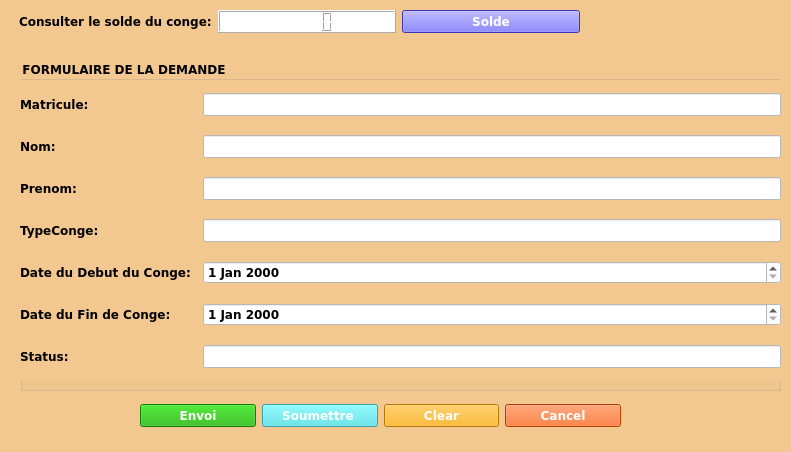
<?xml version="1.0" encoding="UTF-8"?>
<ui version="4.0">
 <class>WindowEmploye</class>
 <widget class="QMainWindow" name="WindowEmploye">
  <property name="geometry">
   <rect>
    <x>0</x>
    <y>0</y>
    <width>791</width>
    <height>452</height>
   </rect>
  </property>
  <property name="sizePolicy">
   <sizepolicy hsizetype="Fixed" vsizetype="Fixed">
    <horstretch>0</horstretch>
    <verstretch>0</verstretch>
   </sizepolicy>
  </property>
  <property name="windowTitle">
   <string>EMPLOYER</string>
  </property>
  <property name="styleSheet">
   <string notr="true">background-color: rgb(242, 200, 144);</string>
  </property>
  <widget class="QWidget" name="centralwidget">
   <widget class="QGroupBox" name="groupBox_2">
    <property name="geometry">
     <rect>
      <x>20</x>
      <y>60</y>
      <width>761</width>
      <height>331</height>
     </rect>
    </property>
    <property name="font">
     <font>
      <family>Verdana</family>
      <weight>75</weight>
      <bold>true</bold>
     </font>
    </property>
    <property name="title">
     <string>FORMULAIRE DE LA DEMANDE</string>
    </property>
    <widget class="QWidget" name="gridLayoutWidget_3">
     <property name="geometry">
      <rect>
       <x>0</x>
       <y>20</y>
       <width>761</width>
       <height>301</height>
      </rect>
     </property>
     <layout class="QGridLayout" name="gridLayout_3">
      <item row="2" column="2">
       <widget class="QLineEdit" name="lineEditNom">
        <property name="font">
         <font>
          <family>Verdana</family>
          <weight>75</weight>
          <bold>true</bold>
         </font>
        </property>
        <property name="styleSheet">
         <string notr="true">background-color: rgb(255, 255, 255);</string>
        </property>
       </widget>
      </item>
      <item row="6" column="2">
       <widget class="QDateEdit" name="dateEditFin">
        <property name="font">
         <font>
          <family>Verdana</family>
          <weight>75</weight>
          <bold>true</bold>
         </font>
        </property>
        <property name="styleSheet">
         <string notr="true">background-color: rgb(255, 255, 255);</string>
        </property>
       </widget>
      </item>
      <item row="12" column="2">
       <widget class="QLineEdit" name="lineEditStatuts">
        <property name="font">
         <font>
          <family>Verdana</family>
          <weight>75</weight>
          <bold>true</bold>
         </font>
        </property>
        <property name="styleSheet">
         <string notr="true">background-color: rgb(255, 255, 255);</string>
        </property>
       </widget>
      </item>
      <item row="2" column="0">
       <widget class="QLabel" name="labelNom">
        <property name="font">
         <font>
          <family>Verdana</family>
          <weight>75</weight>
          <bold>true</bold>
         </font>
        </property>
        <property name="text">
         <string>Nom:</string>
        </property>
       </widget>
      </item>
      <item row="4" column="2">
       <widget class="QLineEdit" name="lineEditType">
        <property name="font">
         <font>
          <family>Verdana</family>
          <weight>75</weight>
          <bold>true</bold>
         </font>
        </property>
        <property name="styleSheet">
         <string notr="true">background-color: rgb(255, 255, 255);</string>
        </property>
       </widget>
      </item>
      <item row="0" column="2">
       <widget class="QLineEdit" name="lineEditMatricule">
        <property name="font">
         <font>
          <family>Verdana</family>
          <weight>75</weight>
          <bold>true</bold>
         </font>
        </property>
        <property name="styleSheet">
         <string notr="true">
background-color: rgb(255, 255, 255);</string>
        </property>
       </widget>
      </item>
      <item row="4" column="0">
       <widget class="QLabel" name="labelType">
        <property name="font">
         <font>
          <family>Verdana</family>
          <weight>75</weight>
          <bold>true</bold>
         </font>
        </property>
        <property name="text">
         <string>TypeConge:</string>
        </property>
       </widget>
      </item>
      <item row="5" column="0">
       <widget class="QLabel" name="labelDateDebut">
        <property name="font">
         <font>
          <family>Verdana</family>
          <weight>75</weight>
          <bold>true</bold>
         </font>
        </property>
        <property name="text">
         <string>Date du Debut du Conge:</string>
        </property>
       </widget>
      </item>
      <item row="3" column="2">
       <widget class="QLineEdit" name="lineEditPrenom">
        <property name="font">
         <font>
          <family>Verdana</family>
          <weight>75</weight>
          <bold>true</bold>
         </font>
        </property>
        <property name="styleSheet">
         <string notr="true">background-color: rgb(255, 255, 255);</string>
        </property>
       </widget>
      </item>
      <item row="6" column="0">
       <widget class="QLabel" name="labelDateFin">
        <property name="font">
         <font>
          <family>Verdana</family>
          <weight>75</weight>
          <bold>true</bold>
         </font>
        </property>
        <property name="text">
         <string>Date du Fin de Conge:</string>
        </property>
       </widget>
      </item>
      <item row="5" column="2">
       <widget class="QDateEdit" name="dateEditDebut">
        <property name="font">
         <font>
          <family>Verdana</family>
          <weight>75</weight>
          <bold>true</bold>
         </font>
        </property>
        <property name="styleSheet">
         <string notr="true">background-color: rgb(255, 255, 255);</string>
        </property>
       </widget>
      </item>
      <item row="3" column="0">
       <widget class="QLabel" name="labelPrenom">
        <property name="font">
         <font>
          <family>Verdana</family>
          <weight>75</weight>
          <bold>true</bold>
         </font>
        </property>
        <property name="text">
         <string>Prenom:</string>
        </property>
       </widget>
      </item>
      <item row="0" column="0" colspan="2">
       <widget class="QLabel" name="labelMatricule">
        <property name="font">
         <font>
          <family>Verdana</family>
          <weight>75</weight>
          <bold>true</bold>
         </font>
        </property>
        <property name="text">
         <string>Matricule:</string>
        </property>
       </widget>
      </item>
      <item row="12" column="0">
       <widget class="QLabel" name="labelStatus">
        <property name="font">
         <font>
          <family>Verdana</family>
          <weight>75</weight>
          <bold>true</bold>
         </font>
        </property>
        <property name="text">
         <string>Status:</string>
        </property>
       </widget>
      </item>
     </layout>
    </widget>
   </widget>
   <widget class="QWidget" name="gridLayoutWidget_2">
    <property name="geometry">
     <rect>
      <x>19</x>
      <y>10</y>
      <width>561</width>
      <height>51</height>
     </rect>
    </property>
    <layout class="QGridLayout" name="gridLayout_2">
     <item row="0" column="0">
      <widget class="QLabel" name="label_10">
       <property name="font">
        <font>
         <family>Verdana</family>
         <weight>75</weight>
         <bold>true</bold>
        </font>
       </property>
       <property name="text">
        <string>Consulter le solde du conge:</string>
       </property>
      </widget>
     </item>
     <item row="0" column="1">
      <widget class="QLCDNumber" name="lcdNumber">
       <property name="font">
        <font>
         <family>Verdana</family>
         <weight>75</weight>
         <bold>true</bold>
        </font>
       </property>
       <property name="styleSheet">
        <string notr="true">background-color: rgb(255, 255, 255);</string>
       </property>
      </widget>
     </item>
     <item row="0" column="2">
      <widget class="QPushButton" name="pushButtonSolde">
       <property name="font">
        <font>
         <family>Verdana</family>
         <weight>75</weight>
         <bold>true</bold>
        </font>
       </property>
       <property name="styleSheet">
        <string notr="true">background-color: rgb(85, 73, 255);
color: rgb(255, 255, 255);</string>
       </property>
       <property name="text">
        <string>Solde</string>
       </property>
       <property name="icon">
        <iconset resource="MesRessources.qrc">
         <normaloff>:/Images/solde.png</normaloff>:/Images/solde.png</iconset>
       </property>
      </widget>
     </item>
     <item row="1" column="0">
      <widget class="QLabel" name="labelNom_2">
       <property name="font">
        <font>
         <family>Verdana</family>
         <weight>75</weight>
         <bold>true</bold>
        </font>
       </property>
       <property name="text">
        <string/>
       </property>
      </widget>
     </item>
     <item row="1" column="1">
      <widget class="QLabel" name="labelPrenom_2">
       <property name="font">
        <font>
         <family>Verdana</family>
         <weight>75</weight>
         <bold>true</bold>
        </font>
       </property>
       <property name="text">
        <string/>
       </property>
      </widget>
     </item>
    </layout>
   </widget>
   <widget class="QWidget" name="gridLayoutWidget">
    <property name="geometry">
     <rect>
      <x>140</x>
      <y>400</y>
      <width>481</width>
      <height>31</height>
     </rect>
    </property>
    <layout class="QGridLayout" name="gridLayout">
     <item row="0" column="2">
      <widget class="QPushButton" name="pushButtonClear">
       <property name="font">
        <font>
         <family>Verdana</family>
         <weight>75</weight>
         <bold>true</bold>
        </font>
       </property>
       <property name="styleSheet">
        <string notr="true">background-color: rgb(255, 170, 0);
color: rgb(255, 255, 255);</string>
       </property>
       <property name="text">
        <string>Clear</string>
       </property>
       <property name="icon">
        <iconset resource="MesRessources.qrc">
         <normaloff>:/Images/clear.png</normaloff>:/Images/clear.png</iconset>
       </property>
       <property name="iconSize">
        <size>
         <width>20</width>
         <height>20</height>
        </size>
       </property>
      </widget>
     </item>
     <item row="0" column="0">
      <widget class="QPushButton" name="pushButtonCreateDemande">
       <property name="font">
        <font>
         <family>Verdana</family>
         <weight>75</weight>
         <bold>true</bold>
        </font>
       </property>
       <property name="styleSheet">
        <string notr="true">background-color: rgb(23, 175, 0);
color: rgb(255, 255, 255);</string>
       </property>
       <property name="text">
        <string>Envoi</string>
       </property>
       <property name="icon">
        <iconset resource="MesRessources.qrc">
         <normaloff>:/Images/send.png</normaloff>:/Images/send.png</iconset>
       </property>
       <property name="iconSize">
        <size>
         <width>20</width>
         <height>20</height>
        </size>
       </property>
      </widget>
     </item>
     <item row="0" column="3">
      <widget class="QPushButton" name="pushButtonCancel">
       <property name="font">
        <font>
         <family>Verdana</family>
         <weight>75</weight>
         <bold>true</bold>
        </font>
       </property>
       <property name="styleSheet">
        <string notr="true">background-color: rgb(255, 85, 0);
color: rgb(255, 255, 255);
</string>
       </property>
       <property name="text">
        <string>Cancel</string>
       </property>
       <property name="icon">
        <iconset resource="MesRessources.qrc">
         <normaloff>:/Images/cancel.png</normaloff>:/Images/cancel.png</iconset>
       </property>
       <property name="iconSize">
        <size>
         <width>20</width>
         <height>20</height>
        </size>
       </property>
      </widget>
     </item>
     <item row="0" column="1">
      <widget class="QPushButton" name="pushButtonSoumet">
       <property name="font">
        <font>
         <family>Verdana</family>
         <weight>75</weight>
         <bold>true</bold>
        </font>
       </property>
       <property name="styleSheet">
        <string notr="true">color: rgb(255, 255, 255);
background-color: rgb(72, 226, 234);</string>
       </property>
       <property name="text">
        <string>Soumettre </string>
       </property>
       <property name="icon">
        <iconset resource="MesRessources.qrc">
         <normaloff>:/Images/submit.png</normaloff>:/Images/submit.png</iconset>
       </property>
       <property name="iconSize">
        <size>
         <width>20</width>
         <height>20</height>
        </size>
       </property>
      </widget>
     </item>
    </layout>
   </widget>
  </widget>
  <widget class="QMenuBar" name="menubar">
   <property name="geometry">
    <rect>
     <x>0</x>
     <y>0</y>
     <width>791</width>
     <height>21</height>
    </rect>
   </property>
  </widget>
  <widget class="QStatusBar" name="statusbar"/>
 </widget>
 <resources>
  <include location="MesRessources.qrc"/>
 </resources>
 <connections/>
</ui>
